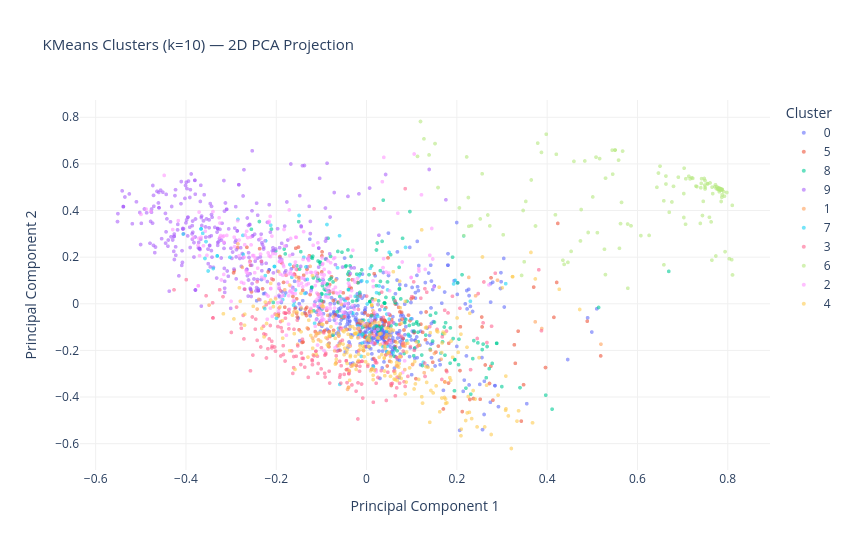

Notebook code for this chart:
### Code cell
# 2D PCA for visualization
from sklearn.decomposition import PCA

pca = PCA(n_components=2, random_state=42)
X_2d = pca.fit_transform(X)

# Sample 3000 points for the scatter plot
sample_n = 3000
sample_idx = np.random.choice(len(X_2d), size=sample_n, replace=False)

plot_df = pd.DataFrame({
    'PC1':     X_2d[sample_idx, 0],
    'PC2':     X_2d[sample_idx, 1],
    'Cluster': [str(labels_k10[i]) for i in sample_idx]
})

fig = px.scatter(
    plot_df, x='PC1', y='PC2', color='Cluster',
    title='KMeans Clusters (k=10) — 2D PCA Projection',
    labels={'PC1': 'Principal Component 1', 'PC2': 'Principal Component 2'},
    color_discrete_sequence=px.colors.qualitative.Plotly,
    opacity=0.6,
    width=850, height=550
)
fig.update_traces(marker=dict(size=4))
fig.update_layout(
    title_font_size=15,
    plot_bgcolor='white',
    paper_bgcolor='white',
    font=dict(size=12),
    legend_title_text='Cluster'
)
fig.update_xaxes(showgrid=True, gridcolor='#f0f0f0', zeroline=False)
fig.update_yaxes(showgrid=True, gridcolor='#f0f0f0', zeroline=False)
fig.show()

### Figure 1 — Plotly figure (JSON) as saved in the notebook; plotly's stock layout.template omitted (floating-point values rounded to 4 significant figures; data arrays with more than 128 entries replaced by an {"elided": "..."} marker saying what was removed)
{"data": [{"hovertemplate": "Cluster=0<br>Principal Component 1=%{x}<br>Principal Component 2=%{y}<extra></extra>", "legendgroup": "0", "marker": {"color": "#636EFA", "opacity": 0.6, "size": 4, "symbol": "circle"}, "mode": "markers", "name": "0", "showlegend": true, "type": "scattergl", "x": {"elided": "1296 float values"}, "xaxis": "x", "y": {"elided": "1296 float values"}, "yaxis": "y"}, {"hovertemplate": "Cluster=5<br>Principal Component 1=%{x}<br>Principal Component 2=%{y}<extra></extra>", "legendgroup": "5", "marker": {"color": "#EF553B", "opacity": 0.6, "size": 4, "symbol": "circle"}, "mode": "markers", "name": "5", "showlegend": true, "type": "scattergl", "x": {"elided": "183 float values"}, "xaxis": "x", "y": {"elided": "183 float values"}, "yaxis": "y"}, {"hovertemplate": "Cluster=8<br>Principal Component 1=%{x}<br>Principal Component 2=%{y}<extra></extra>", "legendgroup": "8", "marker": {"color": "#00CC96", "opacity": 0.6, "size": 4, "symbol": "circle"}, "mode": "markers", "name": "8", "showlegend": true, "type": "scattergl", "x": {"elided": "178 float values"}, "xaxis": "x", "y": {"elided": "178 float values"}, "yaxis": "y"}, {"hovertemplate": "Cluster=9<br>Principal Component 1=%{x}<br>Principal Component 2=%{y}<extra></extra>", "legendgroup": "9", "marker": {"color": "#AB63FA", "opacity": 0.6, "size": 4, "symbol": "circle"}, "mode": "markers", "name": "9", "showlegend": true, "type": "scattergl", "x": {"elided": "296 float values"}, "xaxis": "x", "y": {"elided": "296 float values"}, "yaxis": "y"}, {"hovertemplate": "Cluster=1<br>Principal Component 1=%{x}<br>Principal Component 2=%{y}<extra></extra>", "legendgroup": "1", "marker": {"color": "#FFA15A", "opacity": 0.6, "size": 4, "symbol": "circle"}, "mode": "markers", "name": "1", "showlegend": true, "type": "scattergl", "x": [-0.03419, -0.2389, -0.1197, 0.1734, 0.06224, 0.2264, -0.1249, -0.1128, -0.2273, 0.1416, 0.08629, 0.01419, 0.08127, 0.05389, -0.05274, -0.0421, -0.1556, 0.06839, 0.04129, 0.5191, -0.1234, -0.08347, -0.1527, 0.08127, 0.1502, 0.01894, 0.2415, -0.06838, 0.3881, -0.08276, -0.1812, -0.2849, 0.1651, -0.1179, 0.08474, 0.3736, -0.05558, -0.09837, -0.08597, 0.07904, -0.0734, -0.3489, -0.1111, 0.001944, -0.1314, 0.1276, -0.07059, 0.03791, -0.1499, 0.08494, -0.05274, -0.1065, 0.08127, 0.29, -0.2423, -0.03627, 0.08127, 0.003136, 0.1733, 0.0813, -0.1606, -0.2751], "xaxis": "x", "y": [-0.2682, 0.01922, -0.1474, -0.3354, -0.2885, 0.1131, 0.1604, -0.1378, -0.01525, -0.1997, -0.171, -0.0299, -0.1796, -0.1084, -0.05607, -0.3672, 0.1152, -0.2668, -0.1926, -0.1734, -0.0232, -0.1215, -0.1746, -0.1796, -0.2132, -0.0816, 0.03414, 0.1018, -0.1062, -0.1692, 0.0599, 0.2567, -0.2379, -0.2191, -0.2825, -0.07755, -0.00241, -0.005161, -0.04973, -0.1755, -0.05541, -0.005896, -0.126, -0.08561, -0.104, -0.2957, -0.2017, -0.1794, 0.101, -0.1819, -0.05607, -0.1548, -0.1796, 0.1011, -0.02273, -0.1812, -0.1796, -0.2607, -0.3353, -0.1677, -0.03466, 0.1561], "yaxis": "y"}, {"hovertemplate": "Cluster=7<br>Principal Component 1=%{x}<br>Principal Component 2=%{y}<extra></extra>", "legendgroup": "7", "marker": {"color": "#19D3F3", "opacity": 0.6, "size": 4, "symbol": "circle"}, "mode": "markers", "name": "7", "showlegend": true, "type": "scattergl", "x": [-0.3309, -0.01111, 0.3082, -0.2243, -0.3556, -0.08768, -0.2849, -0.2255, -0.05582, 0.008163, 0.04034, -0.1343, -0.01, -0.2238, -0.01922, 0.2152, 0.0153, -0.1617, 0.04465, 0.02217, -0.3306, -0.1574, 0.04655, 0.04501, -0.03313, 0.02774, -0.01894, -0.01053, -0.4062, 0.04575, -0.04755, 0.08634, 0.03617, -0.1995, -0.1655, -0.1366, 0.09777, -0.0899, 0.05007, -0.0593, 0.1257, -0.06429, 0.2299, -0.3579, 0.005009, 0.1928, -0.3628, 0.05012, -0.1819, 0.05869, -0.02508, 0.04483, -0.3397, -0.05984, 0.00146, 0.006729, 0.01485, -0.1311, -0.1858, 0.1644, -0.1697, -0.09923, -0.1391, -0.1151, -0.0553, -0.3026, 0.02357, -0.3509, -0.1601, -0.2733, -0.3667, -0.2124, 0.000734, -0.1495, -0.3666, -0.06208, -0.2041, 0.02471, -0.2238, -0.2041, -0.0406, 0.1966, 0.08926, 0.09322, -0.03019, -0.01664, 0.0009774, -0.01164, -0.01858, -0.2739], "xaxis": "x", "y": [0.2051, -0.1359, 0.0861, 0.1206, 0.2668, 0.3399, 0.362, -0.02097, 0.02219, 0.152, -0.02385, 0.1583, -0.1688, 0.2701, -0.1302, 0.2906, -0.2705, -0.006275, -0.2051, 0.04756, 0.2051, 0.05932, 0.05949, -0.04428, -0.0378, 0.07634, -0.09398, 0.09862, 0.2989, -0.1826, 0.01287, 0.2417, -0.1841, -0.06207, 0.1136, 0.04432, -0.06475, 0.0387, -0.06584, -0.3458, -0.2512, 0.1542, 0.01081, 0.1943, -0.07178, 0.08518, 0.3023, 0.2205, 0.03587, -0.2098, 0.03164, -0.1178, 0.1511, 0.2918, -0.0009577, -0.1251, -0.1027, 0.1044, 0.01782, -0.212, 0.1683, -0.02502, 0.1992, -0.08367, -0.05271, 0.1992, -0.1674, 0.1406, 0.007877, 0.2119, 0.3214, 0.3368, -0.1456, 0.3787, 0.3208, -0.1054, 0.1598, -0.05346, 0.2701, 0.1598, 0.06094, 0.1002, -0.1582, -0.1379, -0.04015, 0.12, 0.09483, -0.2257, 0.02763, 0.2934], "yaxis": "y"}, {"hovertemplate": "Cluster=3<br>Principal Component 1=%{x}<br>Principal Component 2=%{y}<extra></extra>", "legendgroup": "3", "marker": {"color": "#FF6692", "opacity": 0.6, "size": 4, "symbol": "circle"}, "mode": "markers", "name": "3", "showlegend": true, "type": "scattergl", "x": {"elided": "220 float values"}, "xaxis": "x", "y": {"elided": "220 float values"}, "yaxis": "y"}, {"hovertemplate": "Cluster=6<br>Principal Component 1=%{x}<br>Principal Component 2=%{y}<extra></extra>", "legendgroup": "6", "marker": {"color": "#B6E880", "opacity": 0.6, "size": 4, "symbol": "circle"}, "mode": "markers", "name": "6", "showlegend": true, "type": "scattergl", "x": {"elided": "170 float values"}, "xaxis": "x", "y": {"elided": "170 float values"}, "yaxis": "y"}, {"hovertemplate": "Cluster=2<br>Principal Component 1=%{x}<br>Principal Component 2=%{y}<extra></extra>", "legendgroup": "2", "marker": {"color": "#FF97FF", "opacity": 0.6, "size": 4, "symbol": "circle"}, "mode": "markers", "name": "2", "showlegend": true, "type": "scattergl", "x": {"elided": "260 float values"}, "xaxis": "x", "y": {"elided": "260 float values"}, "yaxis": "y"}, {"hovertemplate": "Cluster=4<br>Principal Component 1=%{x}<br>Principal Component 2=%{y}<extra></extra>", "legendgroup": "4", "marker": {"color": "#FECB52", "opacity": 0.6, "size": 4, "symbol": "circle"}, "mode": "markers", "name": "4", "showlegend": true, "type": "scattergl", "x": {"elided": "245 float values"}, "xaxis": "x", "y": {"elided": "245 float values"}, "yaxis": "y"}], "layout": {"font": {"size": 12}, "height": 550, "legend": {"title": {"text": "Cluster"}, "tracegroupgap": 0}, "paper_bgcolor": "white", "plot_bgcolor": "white", "title": {"font": {"size": 15}, "text": "KMeans Clusters (k=10) — 2D PCA Projection"}, "width": 850, "xaxis": {"anchor": "y", "domain": [0, 1], "gridcolor": "#f0f0f0", "showgrid": true, "title": {"text": "Principal Component 1"}, "zeroline": false}, "yaxis": {"anchor": "x", "domain": [0, 1], "gridcolor": "#f0f0f0", "showgrid": true, "title": {"text": "Principal Component 2"}, "zeroline": false}}}
